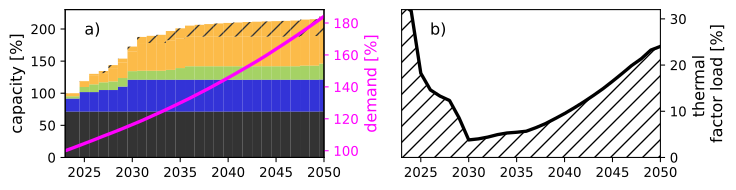

Write the Python code that produced this figure.
import numpy as N
import matplotlib.pyplot as plt
from datetime import datetime
import pandas as pd
import seaborn as sns
from scipy.stats import spearmanr
from matplotlib.ticker import MultipleLocator
import matplotlib.patches as patches
from labellines import labelLine, labelLines

perc = pd.read_csv('percent.txt', header=0, delimiter=';', na_values='-999')
fload = pd.read_csv('fload.txt', header=0, delimiter=';', na_values='-999')

fig, (ax1, ax2) = plt.subplots(1,2,figsize=(8,2))

ax3 = ax1.twinx()

ax1.set_xlim(2023, 2050)
ax1.bar(perc['Anio'], perc['Fosil'], color='black', alpha=0.8, width = 1)
ax1.bar(perc['Anio'], perc['Hidro'], bottom=perc['Fosil'], color='#0000CD', alpha=0.8, width = 1)
ax1.bar(perc['Anio'], perc['Eolico'], bottom=perc['Fosil']+perc['Hidro'], color='#8FC73E', alpha=0.8, width = 1)
ax1.bar(perc['Anio'], perc['Solar'], bottom=perc['Fosil']+perc['Hidro']+perc['Eolico'], color='#FBAA1B', alpha=0.8, width = 1)
ax1.bar(perc['Anio'], perc['SolarD'], bottom=perc['Fosil']+perc['Hidro']+perc['Eolico']+perc['Solar'], color='#FBAA1B', alpha=0.8, width = 1, hatch='//')
ax1.set_ylabel('capacity [%]', fontsize=12)

ax3.plot(perc['Anio'], perc['Demanda'], color='magenta', linewidth = 2.5)
ax3.tick_params(axis='y', colors='magenta')
ax3.set_ylabel('demand [%]', fontsize=12, color='magenta')

ax2.set_xlim(2023, 2050)
ax2.set_ylim(0, 32)
ax2.plot(fload['anio'], fload['fload']*100, color='black', linewidth = 2.5)
ax2.fill_between(fload['anio'], fload['fload']*100, facecolor='none', edgecolor='black',  hatch='//', linewidth=0.0) 
ax2.yaxis.set_label_position("right")
ax2.yaxis.tick_right()
ax2.set_ylabel('thermal \nfactor load [%]', fontsize=12)

fig.text(0.15,0.75,'a)',fontsize=12)
fig.text(0.60,0.75,'b)',fontsize=12)

fig.subplots_adjust(wspace=0.3)
plt.savefig('perc.png', dpi=300, bbox_inches="tight")
